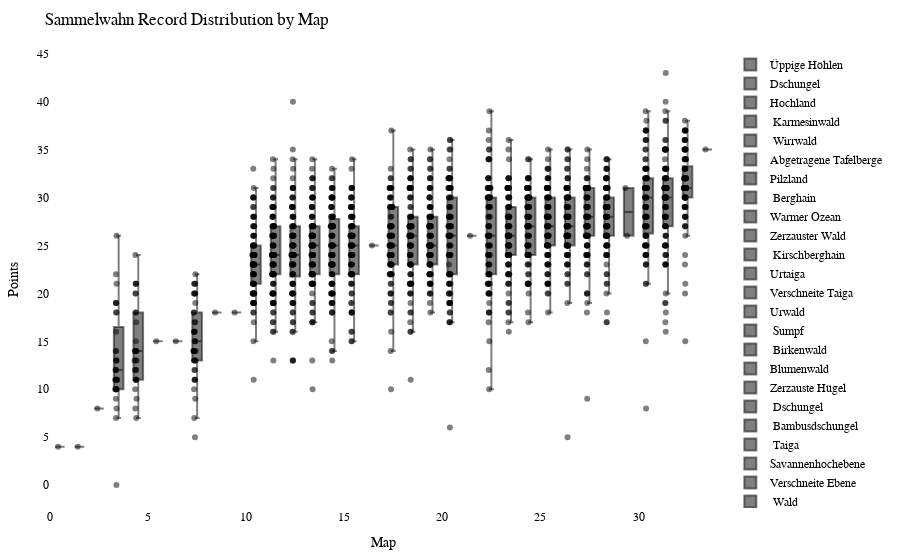

Write notebook code for a chart like this one.
### Code cell
import plotly.graph_objects as go
import plotly.io as pio

df = getRecordsDataframe(minigame="Sammelwahn")

# sort df columns by mean value 
df = df.reindex(df.mean().sort_values().index, axis=1)

# drop sum column
df = df.drop(columns=["Sum"])

# remove "Punkte" from all columns
df.columns = df.columns.str.replace('Punkte', '')

# df.columns = [i.strip() for i in df.columns]

# Calculate the offset for centering the data points
num_columns = len(df.columns)
offset = 0.5

# Create a Swarm plot using Plotly
fig = go.Figure()

for i, column in enumerate(df.columns):
    x_values = [i + offset] * len(df[column])  # Adjust x-values with offset for horizontal centering
    fig.add_trace(go.Box(x=x_values,
                         y=df[column],
                         name=column,
                         boxpoints='all',
                         pointpos=-0.5,  # Adjust point position to prevent overlapping
                         marker=dict(color='rgba(0,0,0,0.5)', size=6),  # Adjust marker color and size
                         hovertext=df.index,
                         hoverinfo='text+y'))

fig.update_layout(title="Sammelwahn Record Distribution by Map",
                  xaxis=dict(title="Map"),
                  yaxis=dict(title="Points"),
                  showlegend=True,
                  font=dict(family="Arial", size=12, color="black"),  # Customize font
                  plot_bgcolor="white",  # Set background color
                  margin=dict(l=50, r=50, t=50, b=50),  # Adjust margins for better layout
                  )

pio.show(fig)

pio.write_html(fig, "out/sammel_swarm_plot.html")
